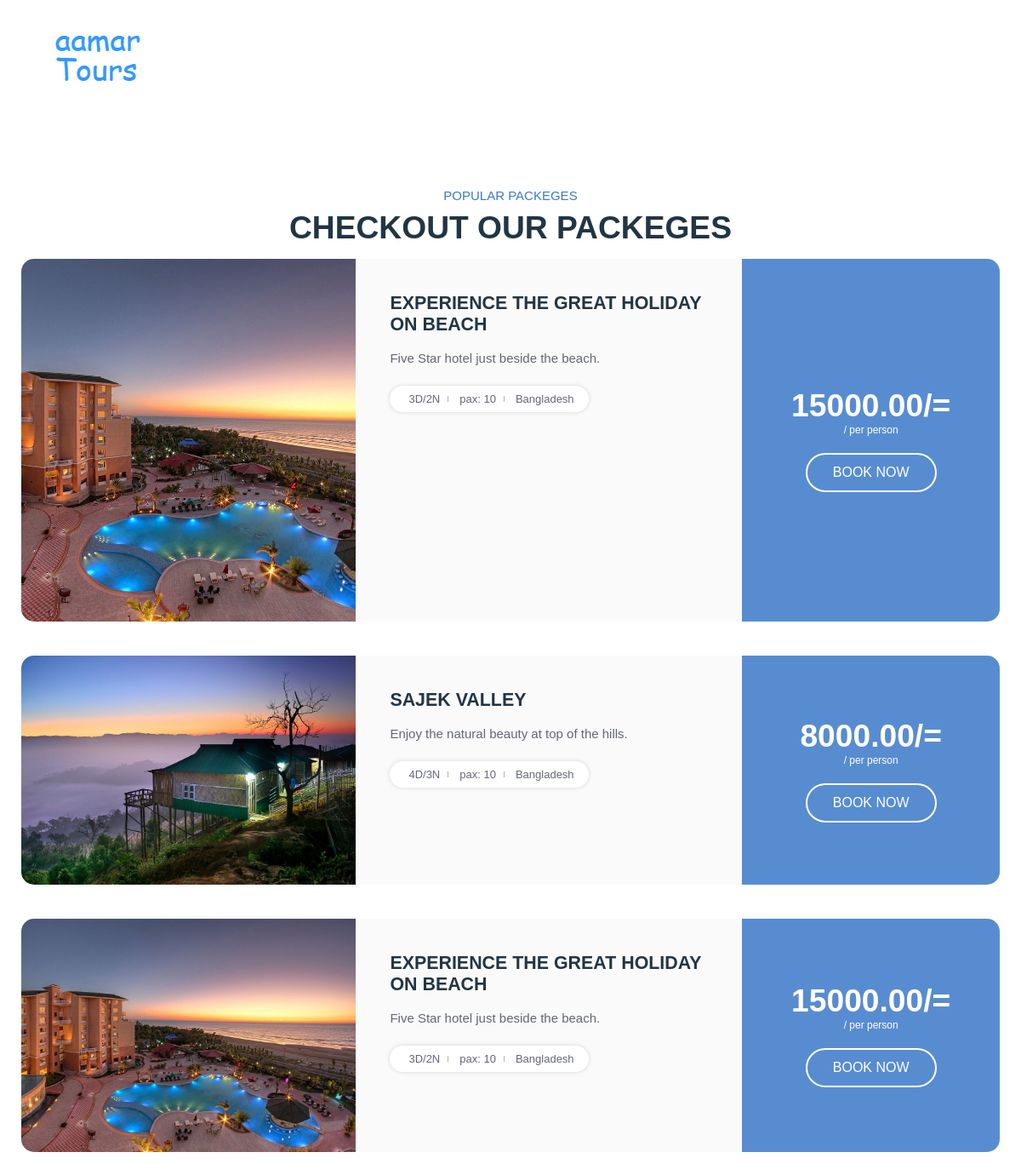
Page /home/booking/ (signed in) on the committed database.
### accounts/models.py (models this page shows, shortened)
class Package(models.Model):
    title = models.CharField(max_length=255)
    describtion = models.CharField(max_length=255)
    duration = models.CharField(max_length=255)
    numberOfPeople = models.CharField(max_length=255)
    cost = models.DecimalField(max_digits=12, decimal_places=2)
    country = models.CharField(max_length=255, default='Bangladesh')
    is_visit = models.BooleanField(default=False)
    image = models.ImageField(upload_to='images/')

### booking/views.py (the view)
# urls.py: path('booking/', BookingView, name='booking'),
def BookingView(request):
    if not request.user.is_authenticated:
        return render(request, 'booking/index1.html',{'name': 'Home page','error':'Please login first!'})
    else:
        naam = request.user.username
        cur_user = User.objects.get(username=naam)
        packages = Package.objects.all()
        return render(request, 'booking/booking.html',{'name': 'Booking page', 'user': cur_user, 'places': packages})

### booking/templates/booking/booking.html (shortened to what this page needs)
<!DOCTYPE html>
<html lang="en">
  <head>
    {% load static %}
    <link rel="stylesheet" href="{% static 'styles1.css' %}" />
  </head>
  <body>
    <div >
        <p><a href="{% url 'homepage' %}">
            <img src="{% static 'logo.png' %}" alt="Aamar Tours" >
            </a></p>
    </div>
          <section class="package" id="package">
            <div class="container">
              {% if places %}
              <p class="section-subtitle">Popular Packeges</p>
              <h2 class="h2 section-title">Checkout Our Packeges</h2>
              <ul class="package-list">
                {% for p in places.all %}
                <li>
                  <div class="package-card">
                    <figure class="card-banner">
                      <img src="{{ p.image.url }}" alt="Experience The Great Holiday On Beach" loading="lazy">
                    </figure>
                    <div class="card-content">
                      <h3 class="h3 card-title">{{p.title}}</h3>
                      <p class="card-text">
                        {{p.describtion}}
                      </p>
                      <ul class="card-meta-list">
                        <li class="card-meta-item">
                          <div class="meta-box">
                            <p class="text">{{p.duration}}</p>
                          </div>
                        </li>
                        <li class="card-meta-item">
                          <div class="meta-box">
                            <p class="text">pax: {{p.numberOfPeople}}</p>
                          </div>
                        </li>
                        <li class="card-meta-item">
                          <div class="meta-box">
                            <p class="text">{{p.country}}</p>
                          </div>
                        </li>
                      </ul>
                    </div>
                    <div class="card-price">
                      <p class="price">
                        {{p.cost}}/=
                        <span>/ per person</span>
                      </p>
                      <form id="book" action="{% url 'bookpage' %}" method="post">
                      <button class="btn btn-secondary" href="javascript:{document.getElementById('book').submit()}" onclick="">Book Now</button>
                    </form>
                    </div>
                  </div>
                </li>
                {% endfor %}
              </ul>
              {% else %}
              <h1 align="center" style="padding-top: 10px; color:rgb(186, 14, 31)">No selected package</h1>
              {% endif %}
            </div>
          </section>
  </body>
</html>

### rows in the picture
Package: image (picture), title "EXPERIENCE THE GREAT HOLIDAY ON BEACH", describtion "Five Star hotel just beside the beach.", duration "3D/2N", numberOfPeople "10", country "Bangladesh", cost "15000.00"
Package: image (picture), title "SAJEK VALLEY", describtion "Enjoy the natural beauty at top of the hills.", duration "4D/3N", numberOfPeople "10", country "Bangladesh", cost "8000.00"
Package: image (picture), title "EXPERIENCE THE GREAT HOLIDAY ON BEACH", describtion "Five Star hotel just beside the beach.", duration "3D/2N", numberOfPeople "10", country "Bangladesh", cost "15000.00"
